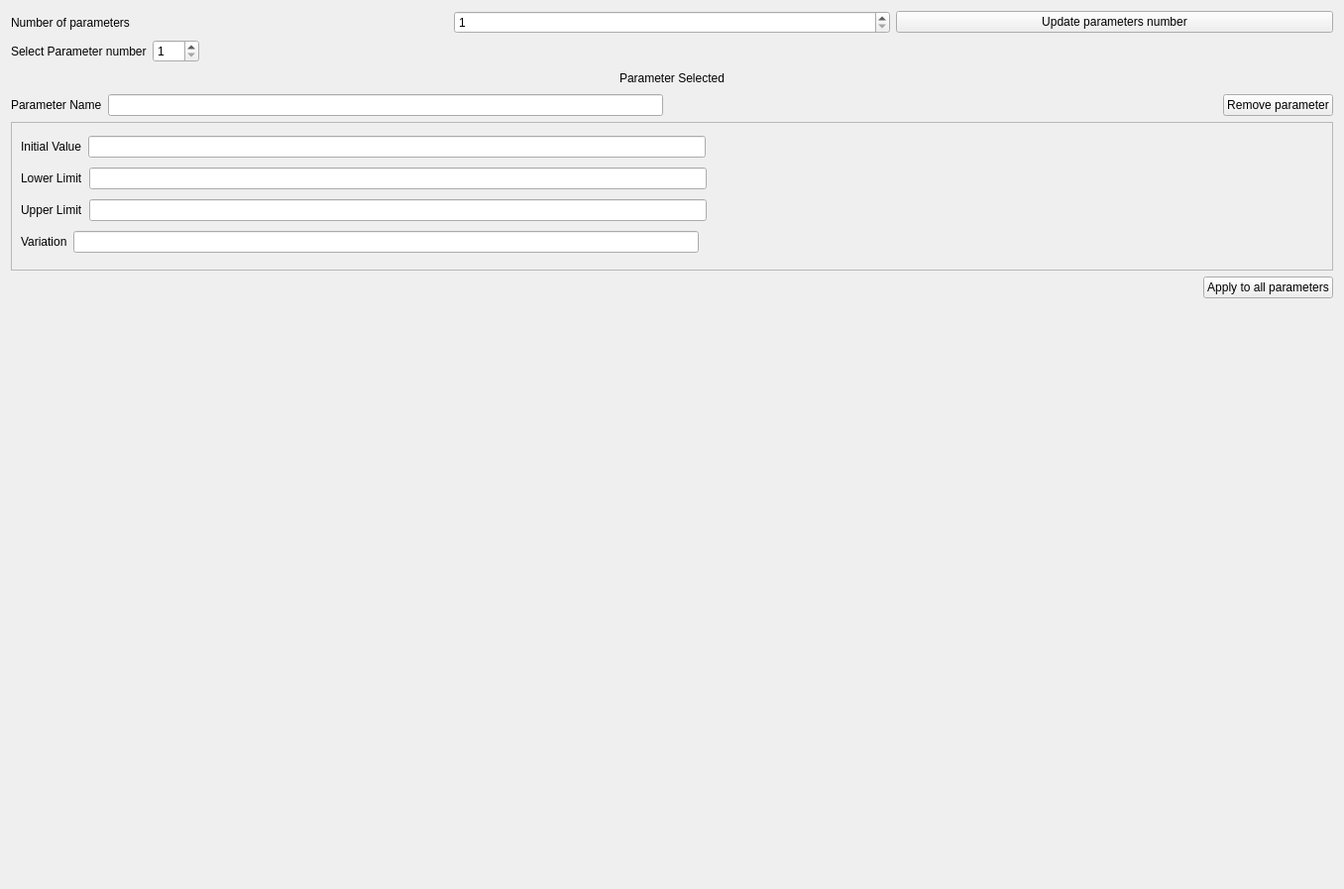
<?xml version="1.0" encoding="UTF-8"?>
<ui version="4.0">
 <class>Form</class>
 <widget class="QWidget" name="Form">
  <property name="geometry">
   <rect>
    <x>0</x>
    <y>0</y>
    <width>1356</width>
    <height>897</height>
   </rect>
  </property>
  <property name="windowTitle">
   <string>Form</string>
  </property>
  <layout class="QVBoxLayout" name="verticalLayout">
   <item>
    <layout class="QHBoxLayout" name="horizontalLayout_16">
     <item>
      <widget class="QLabel" name="label">
       <property name="text">
        <string>Number of parameters</string>
       </property>
      </widget>
     </item>
     <item>
      <widget class="QSpinBox" name="parameters_number_spinbox">
       <property name="minimum">
        <number>1</number>
       </property>
       <property name="maximum">
        <number>100</number>
       </property>
      </widget>
     </item>
     <item>
      <widget class="QPushButton" name="update_parameters_number_button">
       <property name="text">
        <string>Update parameters number</string>
       </property>
      </widget>
     </item>
    </layout>
   </item>
   <item>
    <layout class="QHBoxLayout" name="horizontalLayout_17">
     <item>
      <widget class="QLabel" name="label_16">
       <property name="text">
        <string>Select Parameter number</string>
       </property>
      </widget>
     </item>
     <item>
      <widget class="QSpinBox" name="parameter_number_selected_spinbox">
       <property name="minimum">
        <number>1</number>
       </property>
       <property name="maximum">
        <number>100</number>
       </property>
      </widget>
     </item>
     <item>
      <spacer name="horizontalSpacer">
       <property name="orientation">
        <enum>Qt::Horizontal</enum>
       </property>
       <property name="sizeHint" stdset="0">
        <size>
         <width>40</width>
         <height>20</height>
        </size>
       </property>
      </spacer>
     </item>
    </layout>
   </item>
   <item>
    <layout class="QHBoxLayout" name="horizontalLayout_2">
     <item>
      <spacer name="horizontalSpacer_4">
       <property name="orientation">
        <enum>Qt::Horizontal</enum>
       </property>
       <property name="sizeHint" stdset="0">
        <size>
         <width>40</width>
         <height>20</height>
        </size>
       </property>
      </spacer>
     </item>
     <item>
      <widget class="QLabel" name="label_4">
       <property name="text">
        <string>Parameter Selected</string>
       </property>
      </widget>
     </item>
     <item>
      <spacer name="horizontalSpacer_5">
       <property name="orientation">
        <enum>Qt::Horizontal</enum>
       </property>
       <property name="sizeHint" stdset="0">
        <size>
         <width>40</width>
         <height>20</height>
        </size>
       </property>
      </spacer>
     </item>
    </layout>
   </item>
   <item>
    <layout class="QHBoxLayout" name="horizontalLayout">
     <item>
      <widget class="QLabel" name="label_15">
       <property name="text">
        <string>Parameter Name</string>
       </property>
      </widget>
     </item>
     <item>
      <widget class="QLineEdit" name="parameter_name_edit_line"/>
     </item>
     <item>
      <spacer name="horizontalSpacer_20">
       <property name="orientation">
        <enum>Qt::Horizontal</enum>
       </property>
       <property name="sizeHint" stdset="0">
        <size>
         <width>40</width>
         <height>20</height>
        </size>
       </property>
      </spacer>
     </item>
     <item>
      <widget class="QPushButton" name="remove_parameter_button">
       <property name="text">
        <string>Remove parameter</string>
       </property>
      </widget>
     </item>
    </layout>
   </item>
   <item>
    <widget class="QScrollArea" name="scrollArea">
     <property name="sizePolicy">
      <sizepolicy hsizetype="Expanding" vsizetype="Preferred">
       <horstretch>0</horstretch>
       <verstretch>0</verstretch>
      </sizepolicy>
     </property>
     <property name="minimumSize">
      <size>
       <width>0</width>
       <height>150</height>
      </size>
     </property>
     <property name="widgetResizable">
      <bool>true</bool>
     </property>
     <widget class="QWidget" name="scrollAreaWidgetContents">
      <property name="geometry">
       <rect>
        <x>0</x>
        <y>0</y>
        <width>1336</width>
        <height>148</height>
       </rect>
      </property>
      <layout class="QVBoxLayout" name="verticalLayout_2">
       <item>
        <layout class="QHBoxLayout" name="horizontalLayout_10">
         <item>
          <widget class="QLabel" name="label_10">
           <property name="text">
            <string>Initial Value</string>
           </property>
          </widget>
         </item>
         <item>
          <widget class="QLineEdit" name="initial_value_edit_line"/>
         </item>
         <item>
          <spacer name="horizontalSpacer_8">
           <property name="orientation">
            <enum>Qt::Horizontal</enum>
           </property>
           <property name="sizeHint" stdset="0">
            <size>
             <width>40</width>
             <height>20</height>
            </size>
           </property>
          </spacer>
         </item>
        </layout>
       </item>
       <item>
        <layout class="QHBoxLayout" name="horizontalLayout_4">
         <item>
          <widget class="QLabel" name="label_3">
           <property name="text">
            <string>Lower Limit</string>
           </property>
          </widget>
         </item>
         <item>
          <widget class="QLineEdit" name="lower_limit_edit_line"/>
         </item>
         <item>
          <spacer name="horizontalSpacer_3">
           <property name="orientation">
            <enum>Qt::Horizontal</enum>
           </property>
           <property name="sizeHint" stdset="0">
            <size>
             <width>40</width>
             <height>20</height>
            </size>
           </property>
          </spacer>
         </item>
        </layout>
       </item>
       <item>
        <layout class="QHBoxLayout" name="horizontalLayout_3">
         <item>
          <widget class="QLabel" name="label_2">
           <property name="text">
            <string>Upper Limit</string>
           </property>
          </widget>
         </item>
         <item>
          <widget class="QLineEdit" name="upper_limit_edit_line"/>
         </item>
         <item>
          <spacer name="horizontalSpacer_2">
           <property name="orientation">
            <enum>Qt::Horizontal</enum>
           </property>
           <property name="sizeHint" stdset="0">
            <size>
             <width>40</width>
             <height>20</height>
            </size>
           </property>
          </spacer>
         </item>
        </layout>
       </item>
       <item>
        <layout class="QHBoxLayout" name="horizontalLayout_7">
         <item>
          <widget class="QLabel" name="label_9">
           <property name="text">
            <string>Variation</string>
           </property>
          </widget>
         </item>
         <item>
          <widget class="QLineEdit" name="variation_edit_line"/>
         </item>
         <item>
          <spacer name="horizontalSpacer_7">
           <property name="orientation">
            <enum>Qt::Horizontal</enum>
           </property>
           <property name="sizeHint" stdset="0">
            <size>
             <width>40</width>
             <height>20</height>
            </size>
           </property>
          </spacer>
         </item>
        </layout>
       </item>
      </layout>
     </widget>
    </widget>
   </item>
   <item>
    <layout class="QHBoxLayout" name="horizontalLayout_18">
     <item>
      <spacer name="horizontalSpacer_21">
       <property name="orientation">
        <enum>Qt::Horizontal</enum>
       </property>
       <property name="sizeHint" stdset="0">
        <size>
         <width>40</width>
         <height>20</height>
        </size>
       </property>
      </spacer>
     </item>
     <item>
      <widget class="QPushButton" name="apply_all_parameters_button">
       <property name="text">
        <string>Apply to all parameters</string>
       </property>
      </widget>
     </item>
    </layout>
   </item>
   <item>
    <spacer name="verticalSpacer">
     <property name="orientation">
      <enum>Qt::Vertical</enum>
     </property>
     <property name="sizeHint" stdset="0">
      <size>
       <width>20</width>
       <height>558</height>
      </size>
     </property>
    </spacer>
   </item>
  </layout>
 </widget>
 <resources/>
 <connections/>
</ui>
